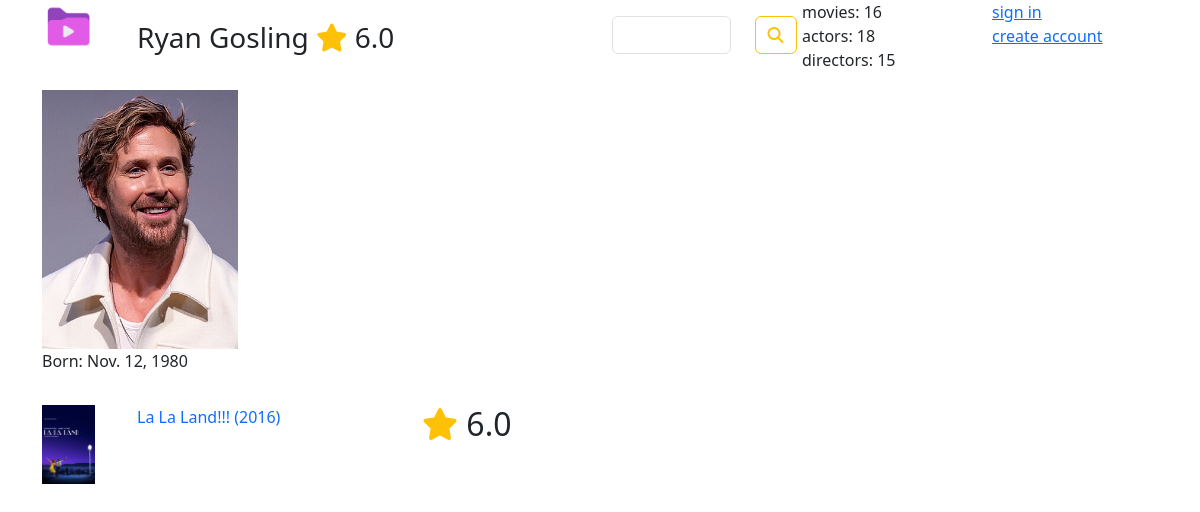
/actor/1/, run on the app's committed database.
### imdb/models.py (models this page shows, shortened)
class Actor(models.Model):
    first_name = models.CharField(max_length=25)
    last_name = models.CharField(max_length=25)
    birth_date = models.DateField(blank=True)
    photo = models.ImageField(upload_to='actor_imgs', blank=True)
    sex = models.CharField(max_length=1, choices=sex_choises, blank=True)
    actors_by_user = models.ManyToManyField(User, related_name='favourite_actors', blank=True)
    objects = models.Manager()
    def __str__(self):
        return self.first_name + ' ' + self.last_name

class Movie(models.Model):
    title = models.CharField(max_length=100)
    poster = models.ImageField(upload_to='movie_posters', blank=True)
    rating = models.FloatField(default=5.0)
    date = models.DateField(default=timezone.now)
    trailer = EmbedVideoField(blank=True)
    plot = models.TextField(blank=True)
    actors = models.ManyToManyField(Actor, related_name='movies', blank=True)
    slug = models.SlugField()
    director = models.ForeignKey('Director', related_name='movies', blank=True, on_delete=models.SET_NULL, null=True)
    users_to_watch = models.ManyToManyField(User, related_name='watchlist', blank=True)
    user_rated_this_movie = models.ManyToManyField(User, related_name='movies_rated_this_user',  through="UserMovieRating")
    genres = models.ManyToManyField('Genre', related_name='movies', blank=True)
    imdb_id = models.CharField(max_length=12, blank=True)
    objects = models.Manager()
    def __str__(self):
        return f'{self.title} ({self.date.year})'
    def get_absolute_url(self):
        return reverse("imdb:movie-detail", kwargs={"slug": self.slug})

### imdb/views.py (the view)
# urls.py: path('actor/<int:pk>/', ActorDetailView.as_view(), name='actor-detail'),
class ActorDetailView(DetailView):
    model = Actor
    def get_context_data(self, **kwargs):
        context = super().get_context_data(**kwargs)
        context['actor_movies'] = self.object.movies.order_by('-date__year')
        context['actor_rating'] = self.object.movies.aggregate(Avg("rating"))['rating__avg']
        if self.object.movies.exists():
            context['actor_trailer'] = self.object.movies.values_list('trailer', flat=True).order_by('?')[0]
        else:
            context['actor_trailer'] = 'https://www.youtube.com/watch?v=D7VcGasH8pw'
        context['actor_comment'] = ActorCommentForm()
        return context

### imdb/forms.py
class ActorCommentForm(ModelForm):
    def __init__(self, *args, **kwargs):
        super().__init__(*args, **kwargs)
        for field_name, field in self.fields.items():
            field.widget.attrs['class'] = 'form-control'
    class Meta:
        model = ActorComment
        fields = ['text',]
        widgets = {
            'text': Textarea(attrs={'cols': 10, 'rows': 3})
        }

class SearchForm(Form):
    pattern = CharField()
    def __init__(self, *args, **kwargs):
        super().__init__(*args, **kwargs)
        for field_name, field in self.fields.items():
            field.widget.attrs['class'] = 'form-control'
        self.fields['pattern'].label = ""

### imdb/templatetags/movie_tags.py (called while the page is built)
@register.simple_tag(name='statistics')
def get_statistics():
    n1 = Movie.objects.count()
    n2 = Actor.objects.count()
    n3 = Director.objects.count()
    return {
        'num_movies': n1,
        'num_actors': n2,
        'num_directors': n3,
    }

@register.inclusion_tag(filename='imdb/search_form.html', name='search_form_tag')
def search_form_tag():
    return {
        'search_form': SearchForm()
    }

### imdb/templates/imdb/actor_detail.html (shortened to what this page needs)
{% extends 'imdb/base.html' %}
{% load embed_video_tags %}
{% block title2 %}{{object}} <span class="text-warning"><i class="fa-solid fa-star"></i></span> {{actor_rating}}{% endblock %}
{% block main %}
<div class="row">
    <div class="col-3 {% if user in actor.actors_by_user.all %}favourite-actor-item {% endif %}">
        <img src="{{actor.photo.url}}"  class="w-75" alt="">
        <p>Born: {{actor.birth_date}}</p>
    </div>
    <div class="col-6">
        <div class="ratio ratio-16x9">
        </div>
    </div>
</div>
<div class="row">
    <div class="col-6">
        {% for movie in actor_movies %}
            <div class="row my-2">
                <div class="col-2">
                    <img src="{{movie.poster.url}}" class="w-75"/>
                </div>
                <div class="col-6">
                    <a href="{{movie.get_absolute_url}}" class="text-decoration-none">{{movie}}</a>
                </div>
                <div class="col-4">
                    <h2> <span class="text-warning"><i class="fa-solid fa-star"></i></span> {{movie.rating}}</h2>
                </div>
            </div>
        {% endfor %}
    </div>
    <div class="col-6">
    </div>
</div>
{% endblock %}

### data on the page
Actor: first_name+last_name "Ryan Gosling", photo (picture), birth_date "Nov. 12, 1980"
Movie: poster (picture), title+date "La La Land!!! (2016)", rating "6.0"

### other printed values
{{ actor_rating }} "6.0"
{{ stat_obj.num_movies }} "16"
{{ stat_obj.num_actors }} "18"
{{ stat_obj.num_directors }} "15"
